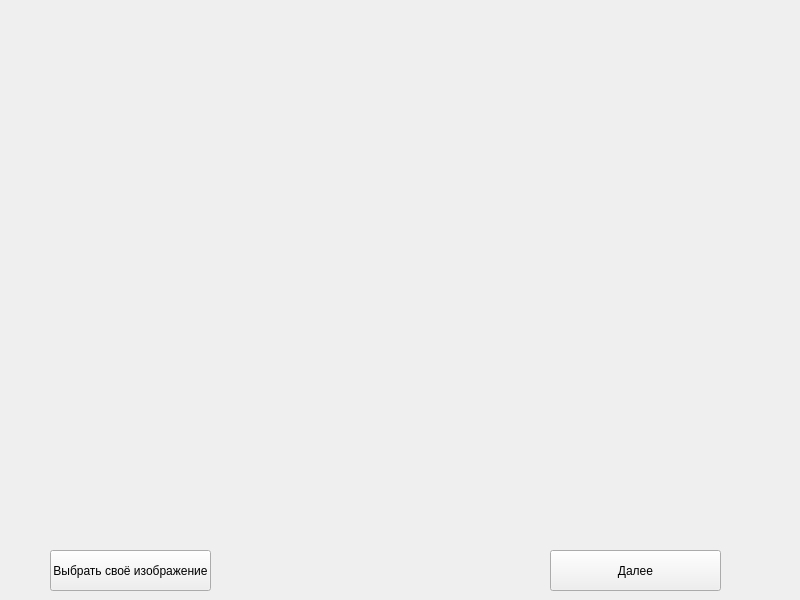
<?xml version="1.0" encoding="UTF-8"?>
<ui version="4.0">
 <class>MainWindow</class>
 <widget class="QMainWindow" name="MainWindow">
  <property name="geometry">
   <rect>
    <x>0</x>
    <y>0</y>
    <width>800</width>
    <height>600</height>
   </rect>
  </property>
  <property name="windowTitle">
   <string>MainWindow</string>
  </property>
  <widget class="QWidget" name="centralwidget">
   <widget class="QPushButton" name="pushButton">
    <property name="geometry">
     <rect>
      <x>50</x>
      <y>550</y>
      <width>161</width>
      <height>41</height>
     </rect>
    </property>
    <property name="text">
     <string>Выбрать своё изображение</string>
    </property>
   </widget>
   <widget class="QPushButton" name="pushButton_2">
    <property name="geometry">
     <rect>
      <x>550</x>
      <y>550</y>
      <width>171</width>
      <height>41</height>
     </rect>
    </property>
    <property name="text">
     <string>Далее</string>
    </property>
   </widget>
   <widget class="QWidget" name="verticalLayoutWidget">
    <property name="geometry">
     <rect>
      <x>10</x>
      <y>10</y>
      <width>771</width>
      <height>531</height>
     </rect>
    </property>
    <layout class="QVBoxLayout" name="listLayout"/>
   </widget>
  </widget>
 </widget>
 <resources/>
 <connections/>
</ui>
